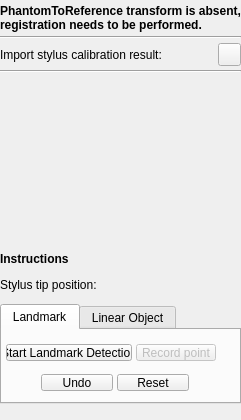
<?xml version="1.0" encoding="UTF-8"?>
<ui version="4.0">
 <class>PhantomRegistrationToolbox</class>
 <widget class="QWidget" name="PhantomRegistrationToolbox">
  <property name="minimumSize">
   <size>
    <width>230</width>
    <height>420</height>
   </size>
  </property>
  <property name="windowTitle">
   <string>Phantom registration</string>
  </property>
  <layout class="QVBoxLayout" name="verticalLayout">
   <property name="spacing">
    <number>4</number>
   </property>
   <property name="leftMargin">
    <number>0</number>
   </property>
   <property name="topMargin">
    <number>4</number>
   </property>
   <property name="rightMargin">
    <number>0</number>
   </property>
   <property name="bottomMargin">
    <number>4</number>
   </property>
   <item>
    <widget class="QLabel" name="label_State">
     <property name="font">
      <font>
       <weight>75</weight>
       <bold>true</bold>
      </font>
     </property>
     <property name="text">
      <string>PhantomToReference transform is absent, registration needs to be performed.</string>
     </property>
     <property name="wordWrap">
      <bool>true</bool>
     </property>
    </widget>
   </item>
   <item>
    <widget class="Line" name="line_3">
     <property name="orientation">
      <enum>Qt::Horizontal</enum>
     </property>
    </widget>
   </item>
   <item>
    <layout class="QHBoxLayout" name="horizontalLayout_3">
     <property name="spacing">
      <number>2</number>
     </property>
     <item>
      <widget class="QLabel" name="label_StylusCalibration">
       <property name="text">
        <string>Import stylus calibration result:</string>
       </property>
      </widget>
     </item>
     <item>
      <widget class="QPushButton" name="pushButton_OpenStylusCalibration">
       <property name="sizePolicy">
        <sizepolicy hsizetype="Fixed" vsizetype="Fixed">
         <horstretch>0</horstretch>
         <verstretch>0</verstretch>
        </sizepolicy>
       </property>
       <property name="minimumSize">
        <size>
         <width>23</width>
         <height>23</height>
        </size>
       </property>
       <property name="maximumSize">
        <size>
         <width>23</width>
         <height>23</height>
        </size>
       </property>
       <property name="focusPolicy">
        <enum>Qt::NoFocus</enum>
       </property>
       <property name="text">
        <string/>
       </property>
       <property name="icon">
        <iconset resource="../fCal.qrc">
         <normaloff>:/icons/Resources/icon_Import.png</normaloff>:/icons/Resources/icon_Import.png</iconset>
       </property>
       <property name="iconSize">
        <size>
         <width>16</width>
         <height>16</height>
        </size>
       </property>
      </widget>
     </item>
    </layout>
   </item>
   <item>
    <widget class="Line" name="line">
     <property name="orientation">
      <enum>Qt::Horizontal</enum>
     </property>
    </widget>
   </item>
   <item>
    <widget class="QVTKWidget" name="canvasPhantom" native="true">
     <property name="sizePolicy">
      <sizepolicy hsizetype="Fixed" vsizetype="Fixed">
       <horstretch>1</horstretch>
       <verstretch>1</verstretch>
      </sizepolicy>
     </property>
     <property name="minimumSize">
      <size>
       <width>218</width>
       <height>156</height>
      </size>
     </property>
     <property name="maximumSize">
      <size>
       <width>218</width>
       <height>16777215</height>
      </size>
     </property>
     <property name="sizeIncrement">
      <size>
       <width>4</width>
       <height>3</height>
      </size>
     </property>
    </widget>
   </item>
   <item>
    <widget class="Line" name="line_2">
     <property name="sizePolicy">
      <sizepolicy hsizetype="Fixed" vsizetype="Fixed">
       <horstretch>0</horstretch>
       <verstretch>0</verstretch>
      </sizepolicy>
     </property>
     <property name="orientation">
      <enum>Qt::Horizontal</enum>
     </property>
    </widget>
   </item>
   <item>
    <spacer name="verticalSpacer_3">
     <property name="orientation">
      <enum>Qt::Vertical</enum>
     </property>
     <property name="sizeType">
      <enum>QSizePolicy::Fixed</enum>
     </property>
     <property name="sizeHint" stdset="0">
      <size>
       <width>20</width>
       <height>8</height>
      </size>
     </property>
    </spacer>
   </item>
   <item>
    <widget class="QLabel" name="label_Instructions">
     <property name="font">
      <font>
       <weight>75</weight>
       <bold>true</bold>
      </font>
     </property>
     <property name="text">
      <string>Instructions</string>
     </property>
     <property name="wordWrap">
      <bool>true</bool>
     </property>
    </widget>
   </item>
   <item>
    <spacer name="verticalSpacer_4">
     <property name="orientation">
      <enum>Qt::Vertical</enum>
     </property>
     <property name="sizeType">
      <enum>QSizePolicy::Fixed</enum>
     </property>
     <property name="sizeHint" stdset="0">
      <size>
       <width>20</width>
       <height>8</height>
      </size>
     </property>
    </spacer>
   </item>
   <item>
    <widget class="QLabel" name="label_StylusPositionText">
     <property name="text">
      <string>Stylus tip position:</string>
     </property>
    </widget>
   </item>
   <item>
    <spacer name="verticalSpacer">
     <property name="orientation">
      <enum>Qt::Vertical</enum>
     </property>
     <property name="sizeType">
      <enum>QSizePolicy::Fixed</enum>
     </property>
     <property name="sizeHint" stdset="0">
      <size>
       <width>20</width>
       <height>8</height>
      </size>
     </property>
    </spacer>
   </item>
   <item>
    <layout class="QGridLayout" name="gridLayout"/>
   </item>
   <item>
    <widget class="QTabWidget" name="tabWidget">
     <property name="minimumSize">
      <size>
       <width>0</width>
       <height>100</height>
      </size>
     </property>
     <property name="currentIndex">
      <number>0</number>
     </property>
     <widget class="QWidget" name="tab_Landmark">
      <attribute name="title">
       <string>Landmark</string>
      </attribute>
      <widget class="QWidget" name="layoutWidget">
       <property name="geometry">
        <rect>
         <x>35</x>
         <y>40</y>
         <width>156</width>
         <height>25</height>
        </rect>
       </property>
       <layout class="QHBoxLayout" name="horizontalLayout_2">
        <property name="spacing">
         <number>4</number>
        </property>
        <item>
         <widget class="QPushButton" name="pushButton_Undo">
          <property name="text">
           <string>Undo</string>
          </property>
         </widget>
        </item>
        <item>
         <widget class="QPushButton" name="pushButton_Landmark_Reset">
          <property name="text">
           <string>Reset</string>
          </property>
         </widget>
        </item>
       </layout>
      </widget>
      <widget class="QWidget" name="horizontalLayoutWidget">
       <property name="geometry">
        <rect>
         <x>0</x>
         <y>10</y>
         <width>218</width>
         <height>25</height>
        </rect>
       </property>
       <layout class="QHBoxLayout" name="horizontalLayout">
        <item>
         <widget class="QPushButton" name="pushButton_StartStop_LandmarkDetection">
          <property name="minimumSize">
           <size>
            <width>120</width>
            <height>0</height>
           </size>
          </property>
          <property name="text">
           <string>Start Landmark Detection</string>
          </property>
         </widget>
        </item>
        <item>
         <widget class="QPushButton" name="pushButton_RecordPoint">
          <property name="enabled">
           <bool>false</bool>
          </property>
          <property name="sizePolicy">
           <sizepolicy hsizetype="Fixed" vsizetype="Fixed">
            <horstretch>0</horstretch>
            <verstretch>0</verstretch>
           </sizepolicy>
          </property>
          <property name="minimumSize">
           <size>
            <width>80</width>
            <height>0</height>
           </size>
          </property>
          <property name="maximumSize">
           <size>
            <width>120</width>
            <height>16777215</height>
           </size>
          </property>
          <property name="text">
           <string>Record point</string>
          </property>
         </widget>
        </item>
       </layout>
      </widget>
     </widget>
     <widget class="QWidget" name="tab_LinearObject">
      <attribute name="title">
       <string>Linear Object</string>
      </attribute>
      <widget class="QWidget" name="layoutWidget_2">
       <property name="geometry">
        <rect>
         <x>35</x>
         <y>40</y>
         <width>156</width>
         <height>25</height>
        </rect>
       </property>
       <layout class="QHBoxLayout" name="horizontalLayout_4">
        <property name="spacing">
         <number>4</number>
        </property>
        <item>
         <widget class="QPushButton" name="pushButton_StartStop">
          <property name="text">
           <string>Start</string>
          </property>
         </widget>
        </item>
        <item>
         <widget class="QPushButton" name="pushButton_LinearObject_Reset">
          <property name="text">
           <string>Reset</string>
          </property>
         </widget>
        </item>
       </layout>
      </widget>
     </widget>
    </widget>
   </item>
   <item>
    <spacer name="verticalSpacer_2">
     <property name="orientation">
      <enum>Qt::Vertical</enum>
     </property>
     <property name="sizeHint" stdset="0">
      <size>
       <width>20</width>
       <height>4</height>
      </size>
     </property>
    </spacer>
   </item>
  </layout>
 </widget>
 <layoutdefault spacing="4" margin="4"/>
 <customwidgets>
  <customwidget>
   <class>QVTKWidget</class>
   <extends>QWidget</extends>
   <header location="global">QVTKWidget.h</header>
  </customwidget>
 </customwidgets>
 <resources>
  <include location="../fCal.qrc"/>
 </resources>
 <connections/>
</ui>
